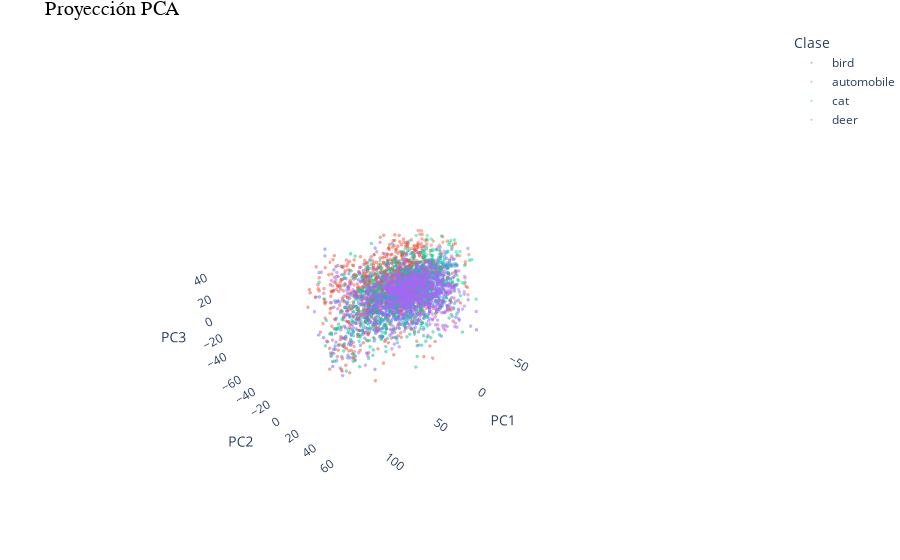

The code cell stored with this chart in its notebook:
### Code cell
fig = go.Figure()

for i, clase in enumerate(clases):
    mask = df_pca_3['Clase'] == clase
    fig.add_trace(go.Scatter3d(
        x=df_pca_3.loc[mask, 'x_1'],
        y=df_pca_3.loc[mask, 'x_2'],
        z=df_pca_3.loc[mask, 'x_3'],
        mode='markers',
        marker=dict(size=1.2, opacity=0.5),
        name=clase
    ))

fig.update_layout(
    title='Proyección PCA',
    scene=dict(
        xaxis_title='PC1',
        yaxis_title='PC2',
        zaxis_title='PC3',
        xaxis=dict(backgroundcolor='rgba(22,22,22,0)'),
        yaxis=dict(backgroundcolor='rgba(0,0,0,0)'),
        zaxis=dict(backgroundcolor='rgba(0,0,0,0)')
    ),
    legend_title='Clase',
    margin=dict(l=0, r=0, b=0, t=30)
)

fig.update_layout(scene_camera=dict(eye=dict(x=2, y=2, z=2)))
fig.update_layout(title_font=dict(size=20, color='black', family='Arial'))

# save as html
fig.write_html(resultados_path / 'PCA_3D.html', include_plotlyjs='cdn')

fig.show()

### Figure 1 — Plotly figure (JSON) as saved in the notebook; plotly's stock layout.template omitted (floating-point values rounded to 4 significant figures; data arrays with more than 128 entries replaced by an {"elided": "..."} marker saying what was removed)
{"data": [{"marker": {"opacity": 0.5, "size": 1.2}, "mode": "markers", "name": "bird", "type": "scatter3d", "x": {"elided": "1032 float values"}, "y": {"elided": "1032 float values"}, "z": {"elided": "1032 float values"}}, {"marker": {"opacity": 0.5, "size": 1.2}, "mode": "markers", "name": "automobile", "type": "scatter3d", "x": {"elided": "974 float values"}, "y": {"elided": "974 float values"}, "z": {"elided": "974 float values"}}, {"marker": {"opacity": 0.5, "size": 1.2}, "mode": "markers", "name": "cat", "type": "scatter3d", "x": {"elided": "1016 float values"}, "y": {"elided": "1016 float values"}, "z": {"elided": "1016 float values"}}, {"marker": {"opacity": 0.5, "size": 1.2}, "mode": "markers", "name": "deer", "type": "scatter3d", "x": {"elided": "999 float values"}, "y": {"elided": "999 float values"}, "z": {"elided": "999 float values"}}], "layout": {"legend": {"title": {"text": "Clase"}}, "margin": {"b": 0, "l": 0, "r": 0, "t": 30}, "scene": {"camera": {"eye": {"x": 2, "y": 2, "z": 2}}, "xaxis": {"backgroundcolor": "rgba(22,22,22,0)", "title": {"text": "PC1"}}, "yaxis": {"backgroundcolor": "rgba(0,0,0,0)", "title": {"text": "PC2"}}, "zaxis": {"backgroundcolor": "rgba(0,0,0,0)", "title": {"text": "PC3"}}}, "title": {"font": {"color": "black", "family": "Arial", "size": 20}, "text": "Proyección PCA"}}}
